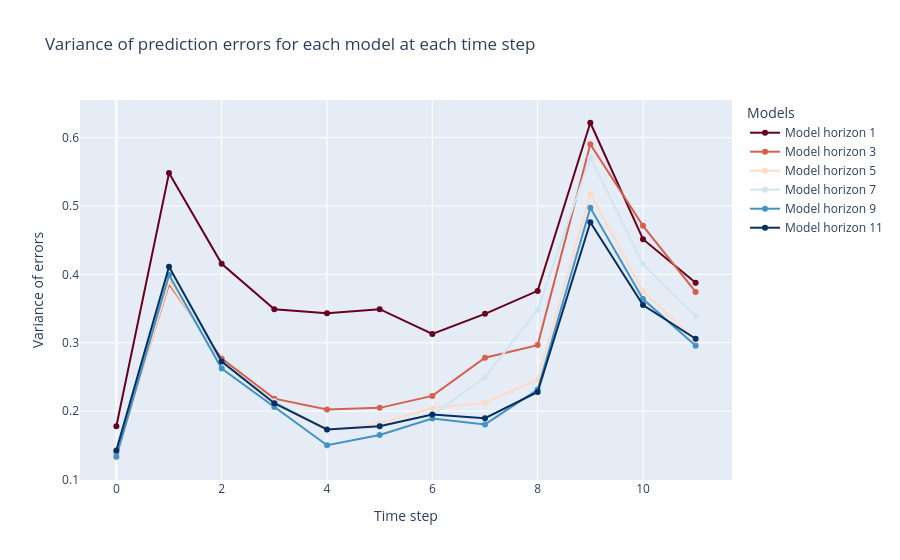
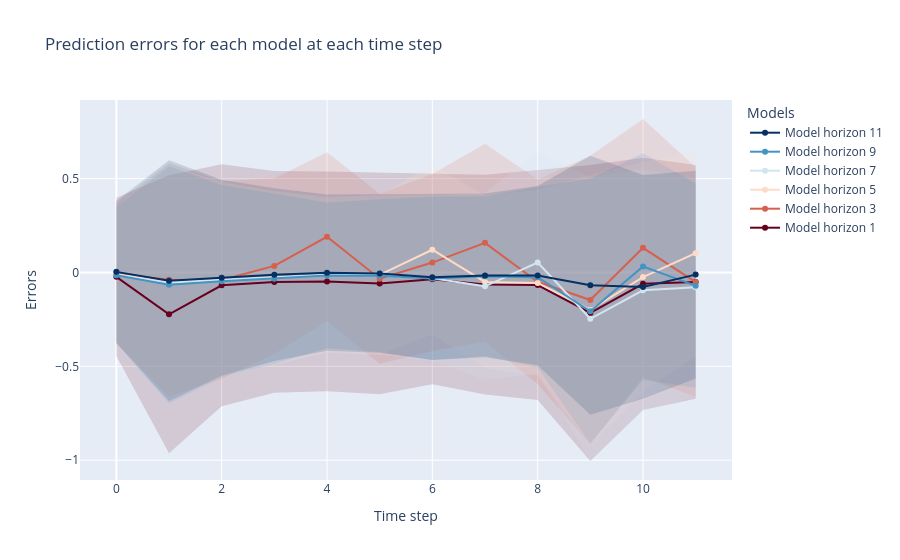
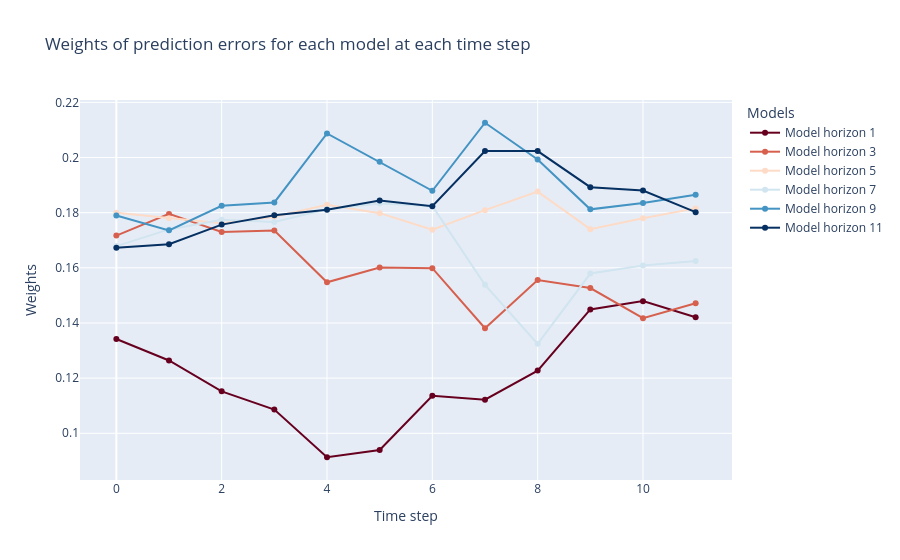

The cell these charts' notebook holds for them, in order:
### Code cell
umheme_tcn.visualize_variances(None)
umheme_tcn.visualize_errors(None)
umheme_tcn.visualize_weights(None)

### Figure 1 — Plotly figure (JSON) as saved in the notebook; plotly's stock layout.template omitted (floating-point values rounded to 4 significant figures)
{"data": [{"line": {"color": "rgb(103, 0, 31)", "width": 2}, "mode": "lines+markers", "name": "Model horizon 1", "type": "scatter", "x": [0, 1, 2, 3, 4, 5, 6, 7, 8, 9, 10, 11], "y": [0.1778, 0.5481, 0.4155, 0.3489, 0.3433, 0.3491, 0.3128, 0.3423, 0.3758, 0.6217, 0.4514, 0.3878]}, {"line": {"color": "rgb(214, 96, 77)", "width": 2}, "mode": "lines+markers", "name": "Model horizon 3", "type": "scatter", "x": [0, 1, 2, 3, 4, 5, 6, 7, 8, 9, 10, 11], "y": [0.1389, 0.3859, 0.2768, 0.2183, 0.2025, 0.2048, 0.2223, 0.2781, 0.2965, 0.5903, 0.471, 0.3744]}, {"line": {"color": "rgb(253, 219, 199)", "width": 2}, "mode": "lines+markers", "name": "Model horizon 5", "type": "scatter", "x": [0, 1, 2, 3, 4, 5, 6, 7, 8, 9, 10, 11], "y": [0.1325, 0.3893, 0.2717, 0.2122, 0.1714, 0.1823, 0.2045, 0.2122, 0.2458, 0.5178, 0.3752, 0.3035]}, {"line": {"color": "rgb(209, 229, 240)", "width": 2}, "mode": "lines+markers", "name": "Model horizon 7", "type": "scatter", "x": [0, 1, 2, 3, 4, 5, 6, 7, 8, 9, 10, 11], "y": [0.1421, 0.3984, 0.2698, 0.2145, 0.1729, 0.1789, 0.1948, 0.2496, 0.3483, 0.5706, 0.4151, 0.339]}, {"line": {"color": "rgb(67, 147, 195)", "width": 2}, "mode": "lines+markers", "name": "Model horizon 9", "type": "scatter", "x": [0, 1, 2, 3, 4, 5, 6, 7, 8, 9, 10, 11], "y": [0.1333, 0.3992, 0.2623, 0.2062, 0.1502, 0.1652, 0.1891, 0.1806, 0.2314, 0.4973, 0.3639, 0.2955]}, {"line": {"color": "rgb(5, 48, 97)", "width": 2}, "mode": "lines+markers", "name": "Model horizon 11", "type": "scatter", "x": [0, 1, 2, 3, 4, 5, 6, 7, 8, 9, 10, 11], "y": [0.1426, 0.4111, 0.2725, 0.2115, 0.1731, 0.1778, 0.1949, 0.1897, 0.228, 0.4761, 0.3551, 0.3058]}], "layout": {"legend": {"title": {"text": "Models"}}, "title": {"text": "Variance of prediction errors for each model at each time step"}, "xaxis": {"title": {"text": "Time step"}}, "yaxis": {"title": {"text": "Variance of errors"}}}}

### Figure 2 — Plotly figure (JSON) as saved in the notebook; plotly's stock layout.template omitted (floating-point values rounded to 4 significant figures)
{"data": [{"line": {"width": 0}, "mode": "lines", "showlegend": false, "type": "scatter", "x": [0, 1, 2, 3, 4, 5, 6, 7, 8, 9, 10, 11], "y": [0.3984, 0.5177, 0.5764, 0.5405, 0.5385, 0.5326, 0.5231, 0.5208, 0.5462, 0.5728, 0.6116, 0.5727]}, {"fill": "tonexty", "fillcolor": "rgba(103, 0, 31, 0.15)", "line": {"width": 0}, "mode": "lines", "showlegend": false, "type": "scatter", "x": [0, 1, 2, 3, 4, 5, 6, 7, 8, 9, 10, 11], "y": [-0.4449, -0.963, -0.7129, -0.6408, -0.6333, -0.649, -0.5955, -0.6493, -0.6799, -1.004, -0.7321, -0.6729]}, {"line": {"width": 0}, "mode": "lines", "showlegend": false, "type": "scatter", "x": [0, 1, 2, 3, 4, 5, 6, 7, 8, 9, 10, 11], "y": [0.3681, 0.5822, 0.4856, 0.5021, 0.6403, 0.4191, 0.5243, 0.6852, 0.4952, 0.6218, 0.8176, 0.5607]}, {"fill": "tonexty", "fillcolor": "rgba(214, 96, 77, 0.15)", "line": {"width": 0}, "mode": "lines", "showlegend": false, "type": "scatter", "x": [0, 1, 2, 3, 4, 5, 6, 7, 8, 9, 10, 11], "y": [-0.3775, -0.6602, -0.5666, -0.4323, -0.2597, -0.4859, -0.4186, -0.3694, -0.5939, -0.9148, -0.5551, -0.663]}, {"line": {"width": 0}, "mode": "lines", "showlegend": false, "type": "scatter", "x": [0, 1, 2, 3, 4, 5, 6, 7, 8, 9, 10, 11], "y": [0.3542, 0.5731, 0.4827, 0.4332, 0.4009, 0.4147, 0.5734, 0.4105, 0.4403, 0.5203, 0.5883, 0.6538]}, {"fill": "tonexty", "fillcolor": "rgba(253, 219, 199, 0.15)", "line": {"width": 0}, "mode": "lines", "showlegend": false, "type": "scatter", "x": [0, 1, 2, 3, 4, 5, 6, 7, 8, 9, 10, 11], "y": [-0.374, -0.6748, -0.5598, -0.4882, -0.4271, -0.4393, -0.331, -0.5109, -0.5513, -0.9188, -0.6368, -0.448]}, {"line": {"width": 0}, "mode": "lines", "showlegend": false, "type": "scatter", "x": [0, 1, 2, 3, 4, 5, 6, 7, 8, 9, 10, 11], "y": [0.3651, 0.5762, 0.4805, 0.4335, 0.405, 0.4077, 0.4111, 0.426, 0.6431, 0.5088, 0.5496, 0.5033]}, {"fill": "tonexty", "fillcolor": "rgba(209, 229, 240, 0.15)", "line": {"width": 0}, "mode": "lines", "showlegend": false, "type": "scatter", "x": [0, 1, 2, 3, 4, 5, 6, 7, 8, 9, 10, 11], "y": [-0.3888, -0.6862, -0.5584, -0.4928, -0.4267, -0.4381, -0.4715, -0.5732, -0.5372, -1.002, -0.7389, -0.6613]}, {"line": {"width": 0}, "mode": "lines", "showlegend": false, "type": "scatter", "x": [0, 1, 2, 3, 4, 5, 6, 7, 8, 9, 10, 11], "y": [0.3506, 0.5665, 0.4659, 0.4211, 0.3713, 0.3897, 0.4035, 0.4047, 0.4562, 0.4987, 0.6353, 0.4734]}, {"fill": "tonexty", "fillcolor": "rgba(67, 147, 195, 0.15)", "line": {"width": 0}, "mode": "lines", "showlegend": false, "type": "scatter", "x": [0, 1, 2, 3, 4, 5, 6, 7, 8, 9, 10, 11], "y": [-0.3796, -0.6971, -0.5584, -0.4871, -0.4037, -0.4232, -0.4663, -0.4452, -0.506, -0.9116, -0.5712, -0.6138]}, {"line": {"width": 0}, "mode": "lines", "showlegend": false, "type": "scatter", "x": [0, 1, 2, 3, 4, 5, 6, 7, 8, 9, 10, 11], "y": [0.3809, 0.5972, 0.4937, 0.4483, 0.4152, 0.4162, 0.4165, 0.4202, 0.4611, 0.6223, 0.5189, 0.5418]}, {"fill": "tonexty", "fillcolor": "rgba(5, 48, 97, 0.15)", "line": {"width": 0}, "mode": "lines", "showlegend": false, "type": "scatter", "x": [0, 1, 2, 3, 4, 5, 6, 7, 8, 9, 10, 11], "y": [-0.3744, -0.6851, -0.5503, -0.4715, -0.417, -0.4271, -0.4665, -0.451, -0.4938, -0.7577, -0.673, -0.5642]}, {"line": {"color": "rgb(103, 0, 31)", "width": 2}, "mode": "lines+markers", "name": "Model horizon 1", "type": "scatter", "x": [0, 1, 2, 3, 4, 5, 6, 7, 8, 9, 10, 11], "y": [-0.02324, -0.2226, -0.06824, -0.05018, -0.04738, -0.05819, -0.03617, -0.06427, -0.06682, -0.2157, -0.06028, -0.05008]}, {"line": {"color": "rgb(214, 96, 77)", "width": 2}, "mode": "lines+markers", "name": "Model horizon 3", "type": "scatter", "x": [0, 1, 2, 3, 4, 5, 6, 7, 8, 9, 10, 11], "y": [-0.004693, -0.03903, -0.04053, 0.03493, 0.1903, -0.0334, 0.05284, 0.1579, -0.04938, -0.1465, 0.1313, -0.05114]}, {"line": {"color": "rgb(253, 219, 199)", "width": 2}, "mode": "lines+markers", "name": "Model horizon 5", "type": "scatter", "x": [0, 1, 2, 3, 4, 5, 6, 7, 8, 9, 10, 11], "y": [-0.009904, -0.05083, -0.03859, -0.02751, -0.01307, -0.0123, 0.1212, -0.05016, -0.05547, -0.1993, -0.02421, 0.1029]}, {"line": {"color": "rgb(209, 229, 240)", "width": 2}, "mode": "lines+markers", "name": "Model horizon 7", "type": "scatter", "x": [0, 1, 2, 3, 4, 5, 6, 7, 8, 9, 10, 11], "y": [-0.01182, -0.05499, -0.03893, -0.02967, -0.01088, -0.01521, -0.03019, -0.07357, 0.05297, -0.2465, -0.09465, -0.07899]}, {"line": {"color": "rgb(67, 147, 195)", "width": 2}, "mode": "lines+markers", "name": "Model horizon 9", "type": "scatter", "x": [0, 1, 2, 3, 4, 5, 6, 7, 8, 9, 10, 11], "y": [-0.01454, -0.06528, -0.04627, -0.03299, -0.01623, -0.01675, -0.03139, -0.02024, -0.02493, -0.2064, 0.0321, -0.0702]}, {"line": {"color": "rgb(5, 48, 97)", "width": 2}, "mode": "lines+markers", "name": "Model horizon 11", "type": "scatter", "x": [0, 1, 2, 3, 4, 5, 6, 7, 8, 9, 10, 11], "y": [0.003252, -0.04391, -0.0283, -0.01163, -0.00091, -0.00549, -0.02499, -0.01544, -0.01636, -0.0677, -0.07704, -0.01124]}], "layout": {"legend": {"title": {"text": "Models"}}, "title": {"text": "Prediction errors for each model at each time step"}, "xaxis": {"title": {"text": "Time step"}}, "yaxis": {"title": {"text": "Errors"}}}}

### Figure 3 — Plotly figure (JSON) as saved in the notebook; plotly's stock layout.template omitted (floating-point values rounded to 4 significant figures)
{"data": [{"line": {"color": "rgb(103, 0, 31)", "width": 2}, "mode": "lines+markers", "name": "Model horizon 1", "type": "scatter", "x": [0, 1, 2, 3, 4, 5, 6, 7, 8, 9, 10, 11], "y": [0.1342, 0.1264, 0.1152, 0.1086, 0.09131, 0.09392, 0.1136, 0.1122, 0.1227, 0.1449, 0.1479, 0.1421]}, {"line": {"color": "rgb(214, 96, 77)", "width": 2}, "mode": "lines+markers", "name": "Model horizon 3", "type": "scatter", "x": [0, 1, 2, 3, 4, 5, 6, 7, 8, 9, 10, 11], "y": [0.1717, 0.1796, 0.173, 0.1735, 0.1548, 0.1601, 0.1599, 0.1381, 0.1556, 0.1527, 0.1418, 0.1472]}, {"line": {"color": "rgb(253, 219, 199)", "width": 2}, "mode": "lines+markers", "name": "Model horizon 5", "type": "scatter", "x": [0, 1, 2, 3, 4, 5, 6, 7, 8, 9, 10, 11], "y": [0.18, 0.178, 0.1762, 0.1785, 0.1829, 0.1798, 0.1738, 0.1809, 0.1876, 0.174, 0.178, 0.1816]}, {"line": {"color": "rgb(209, 229, 240)", "width": 2}, "mode": "lines+markers", "name": "Model horizon 7", "type": "scatter", "x": [0, 1, 2, 3, 4, 5, 6, 7, 8, 9, 10, 11], "y": [0.1679, 0.1739, 0.1774, 0.1766, 0.1813, 0.1833, 0.1825, 0.1538, 0.1324, 0.1579, 0.1609, 0.1625]}, {"line": {"color": "rgb(67, 147, 195)", "width": 2}, "mode": "lines+markers", "name": "Model horizon 9", "type": "scatter", "x": [0, 1, 2, 3, 4, 5, 6, 7, 8, 9, 10, 11], "y": [0.179, 0.1736, 0.1825, 0.1837, 0.2087, 0.1984, 0.1879, 0.2126, 0.1993, 0.1812, 0.1835, 0.1865]}, {"line": {"color": "rgb(5, 48, 97)", "width": 2}, "mode": "lines+markers", "name": "Model horizon 11", "type": "scatter", "x": [0, 1, 2, 3, 4, 5, 6, 7, 8, 9, 10, 11], "y": [0.1673, 0.1686, 0.1757, 0.1791, 0.1811, 0.1844, 0.1823, 0.2024, 0.2023, 0.1893, 0.188, 0.1802]}], "layout": {"legend": {"title": {"text": "Models"}}, "title": {"text": "Weights of prediction errors for each model at each time step"}, "xaxis": {"title": {"text": "Time step"}}, "yaxis": {"title": {"text": "Weights"}}}}
